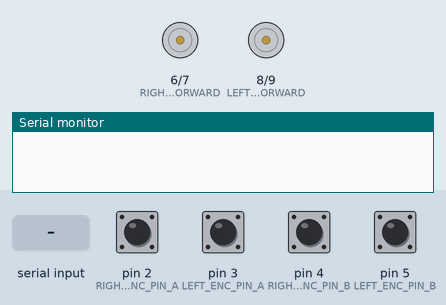
The program below on a simulated Arduino Uno, built with avr-gcc and run on an emulated ATmega328P. On the bench: motor-driver pin pairs drawn as motors (green arrow = first pin HIGH = forward, orange = second pin HIGH = backward, longer = more drive, scaled by the enable pin), the last lines printed to the serial monitor. The inputs (shaded band) are chosen by the test bench; at power-on: pin 2 (RIGHT_ENC_PIN_A), pin 3 (LEFT_ENC_PIN_A), pin 4 (RIGHT_ENC_PIN_B), pin 5 (LEFT_ENC_PIN_B) HIGH.

Above: at 1.2 s.
1.3 s: "s90\n" received over Serial
At 1.7 s:
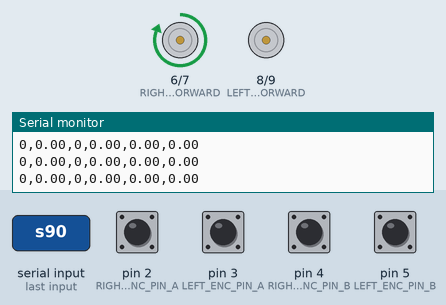
2.8 s: pin 3 (LEFT_ENC_PIN_A) pulled LOW for 0.15 s
At 3.5 s:
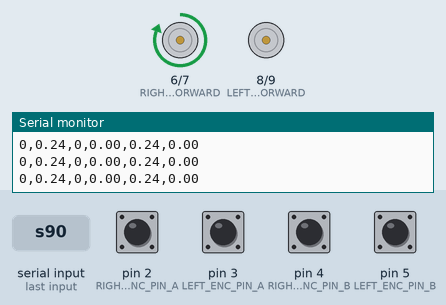
4.5 s: "c90\n" received over Serial
At 5.4 s:
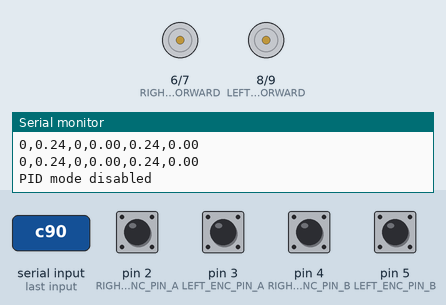
6.0 s: "s,45\n" received over Serial
At 7.2 s:
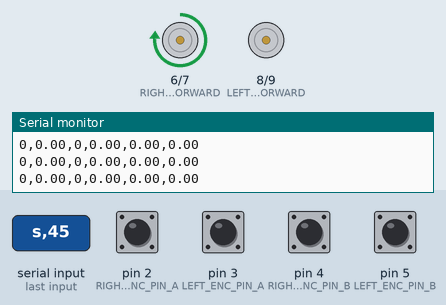
7.5 s: pin 3 (LEFT_ENC_PIN_A) pulled LOW for 1 s
At 9.1 s:
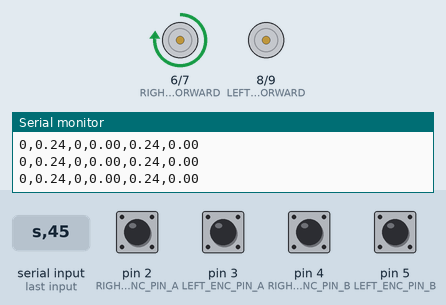
10.0 s: "s 90 45\n" received over Serial
At 11.1 s:
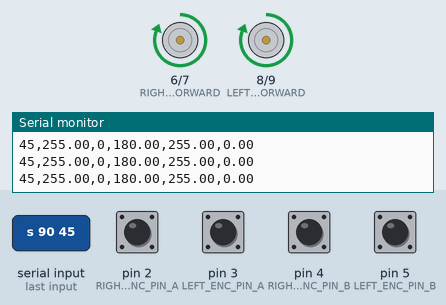
Timing chart, 0 to 12.7 s (numbered marks = the images above; inputs shaded):
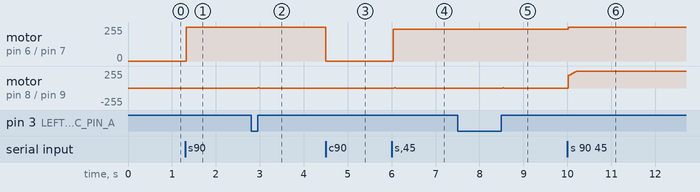

Measured:
- after the input at 1.3 s, motor on pin 6 (RIGHT_MOTOR_FORWARD) / pin 7 (RIGHT_MOTOR_BACKWARD): stopped → forward 255/255 at once
- after the input at 2.8 s, motor on pin 8 (LEFT_MOTOR_FORWARD) / pin 9 (LEFT_MOTOR_BACKWARD): stopped → forward 5/255 after 0.15 s, → backward 1/255 0.03 s later, → stopped 0.03 s later
- after the input at 4.5 s, motor on pin 6 (RIGHT_MOTOR_FORWARD) / pin 7 (RIGHT_MOTOR_BACKWARD): forward 255/255 → stopped at once
- after the input at 6.0 s, motor on pin 6 (RIGHT_MOTOR_FORWARD) / pin 7 (RIGHT_MOTOR_BACKWARD): stopped → forward 237/255 at once; motor on pin 8 (LEFT_MOTOR_FORWARD) / pin 9 (LEFT_MOTOR_BACKWARD): stopped → backward 5/255 at once, → forward 1/255 0.03 s later, → stopped 0.03 s later
- after the input at 7.5 s, motor on pin 8 (LEFT_MOTOR_FORWARD) / pin 9 (LEFT_MOTOR_BACKWARD): stopped → forward 5/255 after 1.0 s, → backward 1/255 0.03 s later, → stopped 0.03 s later
- after the input at 10.0 s, motor on pin 6 (RIGHT_MOTOR_FORWARD) / pin 7 (RIGHT_MOTOR_BACKWARD): forward 237/255 → forward 255/255 at once; motor on pin 8 (LEFT_MOTOR_FORWARD) / pin 9 (LEFT_MOTOR_BACKWARD): stopped → forward 255/255 at once

The program:

main.cpp
```cpp
#include <Arduino.h>
#include "encoder_driver.h"
#include "motor_driver.h"
#include "PID.h"
#include "model.h"

#define BAUDRATE     57600

PID right_pid(MOTOR_MAX_SIGNAL, MOTOR_MIN_SIGNAL, 0, 0);
PID left_pid(MOTOR_MAX_SIGNAL, MOTOR_MIN_SIGNAL, 0, 0);
bool pid_mode{false};
int right_motor_set_point{0}; // encoder counts per PID loop
int left_motor_set_point{0};  // encoder counts per PID loop
unsigned int loop_rate_millis = 30;
unsigned long lastTime{0};

long previous_right_enc_pos{0};
long previous_left_enc_pos{0};

void setup() {
    Serial.begin(BAUDRATE);

    right_pid.Gains(4, 8, .05);
    left_pid.Gains(4, 8, .05);

    DDRD &= ~_BV(RIGHT_ENC_PIN_A);
    DDRD &= ~_BV(RIGHT_ENC_PIN_B);
    DDRD &= ~_BV(LEFT_ENC_PIN_A);
    DDRD &= ~_BV(LEFT_ENC_PIN_B);

    PORTD |= _BV(RIGHT_ENC_PIN_A);
    PORTD |= _BV(RIGHT_ENC_PIN_B);
    PORTD |= _BV(LEFT_ENC_PIN_A);
    PORTD |= _BV(LEFT_ENC_PIN_B);

    attachInterrupt(digitalPinToInterrupt(RIGHT_ENC_PIN_A), right_enc_ISR, RISING);
    attachInterrupt(digitalPinToInterrupt(LEFT_ENC_PIN_A), left_enc_ISR, RISING);

    DDRD |= _BV(RIGHT_MOTOR_FORWARD);
    DDRD |= _BV(RIGHT_MOTOR_BACKWARD);
    DDRB |= _BV(LEFT_MOTOR_FORWARD);
    DDRB |= _BV(LEFT_MOTOR_BACKWARD);

    pinMode(RIGHT_MOTOR_ENABLE, OUTPUT);
    pinMode(LEFT_MOTOR_ENABLE, OUTPUT);
}

void handleUserCmd(char cmd, int p1, int p2) {
    if (cmd == 's') {
        pid_mode = true;
        right_motor_set_point = p1;
        left_motor_set_point = p2;
    } else if (cmd == 'c') {
        pid_mode = false;
        right_motor_set_point = 0;
        left_motor_set_point = 0;
        stop_motors();
        delay(250); // delay to make sure all motors are stooped
        resetEncoders();
        Serial.print("PID mode disabled");
    } else if (cmd == 'p') {
        Serial.print(readEncoder(DiffSide::RIGHT));
        Serial.print(" ");
        Serial.println(readEncoder(DiffSide::LEFT));
    } else if (cmd == 'r') {
        resetEncoders();
        Serial.println("OK");
    }
}

void loop() {
    char cmd = 0;
    int param_1 = 0, param_2 = 0;
    if (Serial.available() > 0) {
        String receivedString = Serial.readStringUntil('\n');
        sscanf(receivedString.c_str(), "%c %d %d", &cmd, &param_1, &param_2);
    }

    if (cmd != 0) handleUserCmd(cmd, param_1, param_2);

    unsigned long now = millis();

    if (pid_mode) {
        unsigned long timeChange = (now - lastTime);

        if (timeChange >= loop_rate_millis) {
            right_pid.SetPoint(right_motor_set_point);
            left_pid.SetPoint(left_motor_set_point);

            long right_enc_pos = readEncoder(DiffSide::RIGHT);
            long left_enc_pos = readEncoder(DiffSide::LEFT);

            // Serial.print("right_enc = ");
            // Serial.println(right_wheel_enc_counts);

            // Serial.print("previous_right_enc = ");
            // Serial.println(previous_right_wheel_enc_count);

            int right_enc_counts_per_loop = static_cast<int>(right_enc_pos - previous_right_enc_pos);
            previous_right_enc_pos = right_enc_pos;

            // Serial.print("per loop = ");
            // Serial.println(right_enc_counts_per_loop);

            int left_enc_counts_per_loop = static_cast<int>(left_enc_pos - previous_left_enc_pos);
            previous_left_enc_pos = left_enc_pos;

            double sample_time_sec = static_cast<double>(timeChange) / 1000.0;

            PIDModel right_motor_pid_model = right_pid.Compute(sample_time_sec, right_enc_counts_per_loop);
            PIDModel left_motor_pid_model = left_pid.Compute(sample_time_sec, left_enc_counts_per_loop);

            Serial.print(left_motor_set_point);
            Serial.print(",");
            Serial.print(left_motor_pid_model.system_constrained_total);
            Serial.print(",");
            Serial.print(left_enc_counts_per_loop);
            Serial.print(",");
            Serial.print(left_motor_pid_model.proportional);
            Serial.print(",");
            Serial.print(left_motor_pid_model.integral);
            Serial.print(",");
            Serial.println(left_motor_pid_model.derivative);

            set_motors_speed(static_cast<int>(right_motor_pid_model.system_constrained_total), static_cast<int>(left_motor_pid_model.system_constrained_total));

            lastTime = now;
        }
    } else {
        lastTime = now;
    }
}
```

PID.h
```cpp
//
// Created by ahmed on 4/20/2023.
//

#ifndef ESP_HOVER_PID_H
#define ESP_HOVER_PID_H

#include <Arduino.h>
#include "model.h"

class PID {

public:
    PID(int highBoundary, int lowBoundary, int maxNeglectedError = 0,
                 int minNeglectedError = 0);

    void SetPoint(int setPoint);

    double SetPoint() const;

    void Gains(double kp, double ki, double kd);

    PIDModel Compute(double sampleTime, int measurement);

private:
    int _highBoundary{0}, _lowBoundary{0}, _maxNeglectedError{0}, _minNeglectedError{0};
    int _setPoint{0};
    double _kp{0}, _ki{0}, _kd{0};
    double _accumError{0};
    int _previous_m{0};
};

#endif //ESP_HOVER_PID_H
```

model.h
```cpp
#ifndef MODEL_H
#define MODEL_H

struct PIDModel {
    double proportional{0};
    double integral{0};
    double derivative{0};
    double system_constrained_total{0};
};

enum class DiffSide{
    LEFT, RIGHT
};
#endif
```

PID.cpp
```cpp
//
// Created by ahmed on 4/20/2023.
//

#include "PID.h"

PID::PID(int highBoundary, int lowBoundary, int maxNeglectedError, int minNeglectedError)
        : _highBoundary{highBoundary},
          _lowBoundary{lowBoundary},
          _maxNeglectedError{maxNeglectedError},
          _minNeglectedError{minNeglectedError} {}

// Will be updated from BLE core
void PID::Gains(double kp, double ki, double kd) {
    _accumError = 0; // Reset the accumulated error
    _kp = kp;
    _ki = ki;
    _kd = kd;
}

// Will be updated from BLE core
void PID::SetPoint(const int setPoint) {
    _setPoint = setPoint;
}

double PID::SetPoint() const {
    return _setPoint;
}

PIDModel PID::Compute(double sampleTime, int measurement) {
    PIDModel model;

    // Serial.print("Sample time = ");
    // Serial.println(sampleTime);

    // Serial.print("process var = ");
    // Serial.println(measurement);

    int error = _setPoint - measurement;

    // Serial.print("error = ");
    // Serial.println(error);

    // // Proportional
    model.proportional = _kp * error;

    // Serial.print("porp = ");
    // Serial.println(model.proportional);

    // Integral
    if (error >= _maxNeglectedError || error <= _minNeglectedError) {
        double error_area = error * sampleTime;
        _accumError += error_area;

        double integral = _ki * _accumError;

        if (integral > _highBoundary) {
            integral = _highBoundary;
            _accumError -= error_area;
        } else if (integral < _lowBoundary) {
            integral = _lowBoundary;
            _accumError -= error_area;
        }

        model.integral = integral;
    } else {
        model.integral = _ki * _accumError;
    }

//    Serial.print("int = ");
//    Serial.println(model.integral);

    // Derivative
    double measurement_rate = (measurement - _previous_m) / sampleTime;
    model.derivative = _kd * measurement_rate;

    // Total
    double total = model.proportional + model.integral - model.derivative;
    model.system_constrained_total = constrain(total, _lowBoundary, _highBoundary);

    // Next loop setup
    _previous_m = measurement;

    return model;
}
```

encoder_driver.h
```cpp
#ifndef ENCODER_H
#define ENCODER_H

#include "model.h"
#include <Arduino.h>

#define RIGHT_ENC_PIN_A PD2
#define RIGHT_ENC_PIN_B PD4
#define LEFT_ENC_PIN_A PD3
#define LEFT_ENC_PIN_B PD5

void left_enc_ISR();
void right_enc_ISR();
long readEncoder(DiffSide side);
void resetEncoders();

#endif
```

motor_driver.h
```cpp
//
// Created by ahmed on 2/2/2024.
//

#ifndef ROS_ARDUINO_BRIDGE_MOTOR_DRIVER_H
#define ROS_ARDUINO_BRIDGE_MOTOR_DRIVER_H

#include <Arduino.h>

// RIGHT_MOTOR
#define RIGHT_MOTOR_FORWARD PD6
#define RIGHT_MOTOR_BACKWARD PD7
#define RIGHT_MOTOR_ENABLE 10

// LEFT_MOTOR
#define LEFT_MOTOR_FORWARD PB0
#define LEFT_MOTOR_BACKWARD PB1
#define LEFT_MOTOR_ENABLE 11

#define MOTOR_MAX_SIGNAL 255
#define MOTOR_MIN_SIGNAL (-255)

void set_motors_speed(int right_spd, int left_spd);
void stop_motors();

#endif //ROS_ARDUINO_BRIDGE_MOTOR_DRIVER_H
```

encoder_driver.cpp
```cpp
#include "encoder_driver.h"

volatile long right_enc_pos{0};
volatile long left_enc_pos{0};

int enc_count_diff[2]{-1, 1};

void left_enc_ISR() {
    left_enc_pos += (enc_count_diff[PIND >> LEFT_ENC_PIN_B & 1]) * -1; // multiply by -1 to reverse the direction
}

void right_enc_ISR() {
    right_enc_pos += enc_count_diff[PIND >> RIGHT_ENC_PIN_B & 1];
}

long readEncoder(DiffSide side) {
    long value = side == DiffSide::LEFT ? left_enc_pos : right_enc_pos;
    return value;
}

void resetEncoders() {
    left_enc_pos = 0;
    right_enc_pos = 0;
}
```

motor_driver.cpp
```cpp
//
// Created by ahmed on 2/2/2024.
//
#include "motor_driver.h"

void set_motors_speed(int right_spd, int left_spd) {
    if (right_spd > 0) {
        PORTD |= _BV(RIGHT_MOTOR_FORWARD); // set high
        PORTD &= ~_BV(RIGHT_MOTOR_BACKWARD); // set low
    } else {
        right_spd *= -1;
        PORTD &= ~_BV(RIGHT_MOTOR_FORWARD); // set low
        PORTD |= _BV(RIGHT_MOTOR_BACKWARD); // set high
    }

    analogWrite(RIGHT_MOTOR_ENABLE, right_spd);


    if (left_spd > 0) {
        PORTB |= _BV(LEFT_MOTOR_FORWARD); // high
        PORTB &= ~_BV(LEFT_MOTOR_BACKWARD); // low
    } else {
        left_spd *= -1;
        PORTB &= ~_BV(LEFT_MOTOR_FORWARD); // low
        PORTB |= _BV(LEFT_MOTOR_BACKWARD); // high
    }

    analogWrite(LEFT_MOTOR_ENABLE, left_spd);
}


void stop_motors() {
    analogWrite(RIGHT_MOTOR_ENABLE, 0);
    analogWrite(LEFT_MOTOR_ENABLE, 0);
}
```
